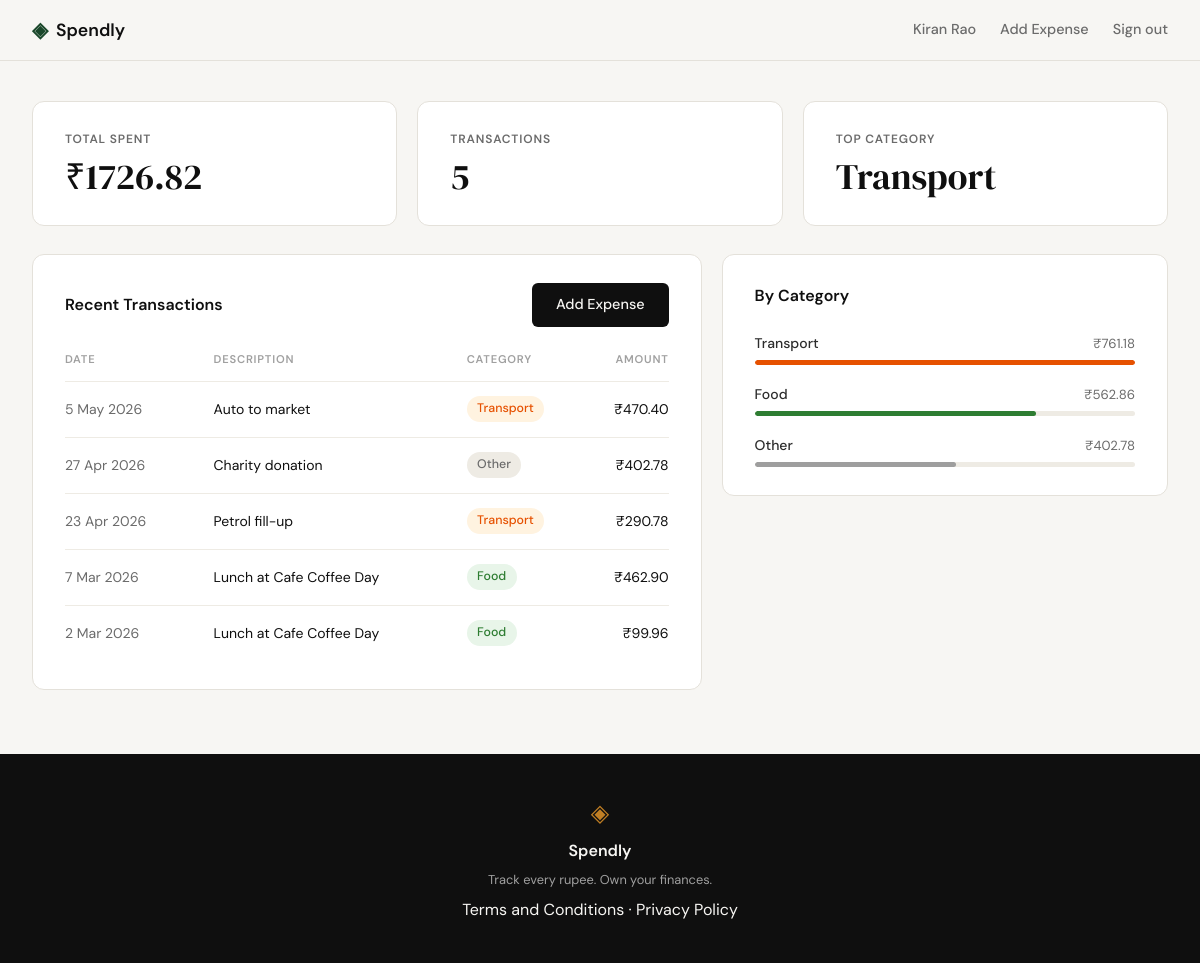
Screenshot of /profile (signed in) with the database file from the repository.
### tables this page shows
CREATE TABLE users (
            id            INTEGER PRIMARY KEY AUTOINCREMENT,
            name          TEXT    NOT NULL,
            email         TEXT    UNIQUE NOT NULL,
            password_hash TEXT    NOT NULL,
            created_at    TEXT    DEFAULT (datetime('now'))
        );

CREATE TABLE expenses (
            id          INTEGER PRIMARY KEY AUTOINCREMENT,
            user_id     INTEGER NOT NULL REFERENCES users(id),
            amount      REAL    NOT NULL,
            category    TEXT    NOT NULL,
            date        TEXT    NOT NULL,
            description TEXT,
            created_at  TEXT    DEFAULT (datetime('now'))
        );

### app.py (the view)
@app.route("/profile")
def profile():
    if not session.get("user_id"):
        return redirect(url_for("login"))
    uid = session["user_id"]
    db = get_db()
    user = db.execute(
        "SELECT id, name, email, created_at FROM users WHERE id = ?", (uid,)
    ).fetchone()
    stats = db.execute(
        "SELECT COALESCE(SUM(amount), 0) AS total, COUNT(*) AS txn_count FROM expenses WHERE user_id = ?",
        (uid,)
    ).fetchone()
    top_cat_row = db.execute(
        "SELECT category, SUM(amount) AS cat_total FROM expenses WHERE user_id = ? GROUP BY category ORDER BY cat_total DESC LIMIT 1",
        (uid,)
    ).fetchone()
    recent = db.execute(
        "SELECT date, description, category, amount FROM expenses WHERE user_id = ? ORDER BY date DESC LIMIT 10",
        (uid,)
    ).fetchall()
    by_category = db.execute(
        "SELECT category, SUM(amount) AS cat_total FROM expenses WHERE user_id = ? GROUP BY category ORDER BY cat_total DESC",
        (uid,)
    ).fetchall()
    db.close()
    max_cat_total = max((r["cat_total"] for r in by_category), default=1)
    def fmt_date(d):
        try:
            return datetime.strptime(d, "%Y-%m-%d").strftime("%d %b %Y").lstrip("0")
        except ValueError:
            return d
    recent_fmt = [
        {"date": fmt_date(r["date"]), "description": r["description"],
         "category": r["category"], "amount": r["amount"]}
        for r in recent
    ]
    return render_template(
        "profile.html",
        user=user,
        total_spent=stats["total"],
        txn_count=stats["txn_count"],
        top_category=top_cat_row["category"] if top_cat_row else "—",
        recent=recent_fmt,
        by_category=by_category,
        max_cat_total=max_cat_total,
    )

### database/db.py (called while the page is built)
def get_db():
    conn = sqlite3.connect(DB_PATH)
    conn.row_factory = sqlite3.Row
    conn.execute("PRAGMA foreign_keys = ON")
    return conn

### templates/profile.html (shortened to what this page needs)
{% extends "base.html" %}
{% block content %}
<section class="dashboard-section">
  <div class="dashboard-inner">
    <div class="stat-cards">
      <div class="stat-card">
        <span class="stat-label">Total Spent</span>
        <span class="stat-value">₹{{ "%.2f"|format(total_spent) }}</span>
      </div>
      <div class="stat-card">
        <span class="stat-label">Transactions</span>
        <span class="stat-value">{{ txn_count }}</span>
      </div>
      <div class="stat-card">
        <span class="stat-label">Top Category</span>
        <span class="stat-value">{{ top_category }}</span>
      </div>
    </div>
    <div class="dashboard-grid">
      <div class="dash-card">
        <div class="dash-card-header">
          <h2 class="dash-card-title">Recent Transactions</h2>
          <a href="{{ url_for('add_expense') }}" class="btn-primary">Add Expense</a>
        </div>
        <table class="txn-table">
          <thead>
            <tr>
              <th>Date</th>
              <th>Description</th>
              <th>Category</th>
              <th class="txn-amount-col">Amount</th>
            </tr>
          </thead>
          <tbody>
            {% for t in recent %}
            <tr>
              <td class="txn-date">{{ t.date }}</td>
              <td class="txn-desc">{{ t.description }}</td>
              <td><span class="cat-badge cat-{{ t.category | lower }}">{{ t.category }}</span></td>
              <td class="txn-amount">₹{{ "%.2f"|format(t.amount) }}</td>
            </tr>
            {% else %}
            <tr><td colspan="4" class="txn-empty">No expenses yet.</td></tr>
            {% endfor %}
          </tbody>
        </table>
      </div>
      <div class="dash-card">
        <h2 class="dash-card-title">By Category</h2>
        <div class="cat-bars">
          {% for row in by_category %}
          {% set pct = (row.cat_total / max_cat_total * 100) | round(1) %}
          <div class="cat-bar-row">
            <div class="cat-bar-header">
              <span class="cat-bar-name">{{ row.category }}</span>
              <span class="cat-bar-amt">₹{{ "%.2f"|format(row.cat_total) }}</span>
            </div>
            <div class="cat-bar-track">
              <div class="cat-bar-fill cat-color-{{ row.category | lower }}" style="width: {{ pct }}%"></div>
            </div>
          </div>
          {% endfor %}
        </div>
      </div>
    </div>
  </div>
</section>
{% endblock %}

### templates/base.html (shortened to what this page needs)
<!DOCTYPE html>
<html lang="en">
<head>
    <link rel="stylesheet" href="{{ url_for('static', filename='css/style.css') }}">
</head>
<body>
    <nav class="navbar">
        <div class="nav-inner">
            <a href="{{ url_for('landing') }}" class="nav-brand">
                <span class="brand-icon">◈</span>
                <span class="brand-name">Spendly</span>
            </a>
            <div class="nav-links">
                {% if session.get('user_id') %}
                    <span class="nav-user">{{ session['user_name'] }}</span>
                    <a href="{{ url_for('add_expense') }}" class="nav-link">Add Expense</a>
                    <a href="{{ url_for('logout') }}" class="nav-link">Sign out</a>
                {% else %}
                    <a href="{{ url_for('login') }}">Sign in</a>
                    <a href="{{ url_for('register') }}" class="nav-cta">Get started</a>
                {% endif %}
            </div>
        </div>
    </nav>
    <main class="main-content">
        {% block content %}{% endblock %}
    </main>
    <footer class="footer">
        <div class="footer-inner">
            <span class="brand-icon">◈</span>
            <span class="footer-name">Spendly</span>
            <p class="footer-copy">Track every rupee. Own your finances.</p>
            <p><a href="/terms">Terms and Conditions</a> &middot; <a href="/privacy">Privacy Policy</a></p>
        </div>
    </footer>
</body>
</html>

### rows the page displays
users: user_name "Kiran Rao"
expenses: date "5 May 2026", description "Auto to market", category "Transport", amount "470.40"
expenses: date "27 Apr 2026", description "Charity donation", category "Other", amount "402.78", cat_total "402.78", {{ pct }} 52.9 (drawn)
expenses: date "23 Apr 2026", description "Petrol fill-up", category "Transport", amount "290.78"
expenses: date "7 Mar 2026", description "Lunch at Cafe Coffee Day", category "Food", amount "462.90"
expenses: date "2 Mar 2026", description "Lunch at Cafe Coffee Day", category "Food", amount "99.96"

### other values shown
{{ "%.2f"|format(total_spent) }} "1726.82"
{{ txn_count }} "5"
{{ top_category }} "Transport"
{{ row.category }} "Transport" "Food"
{{ "%.2f"|format(row.cat_total) }} "761.18" "562.86"
